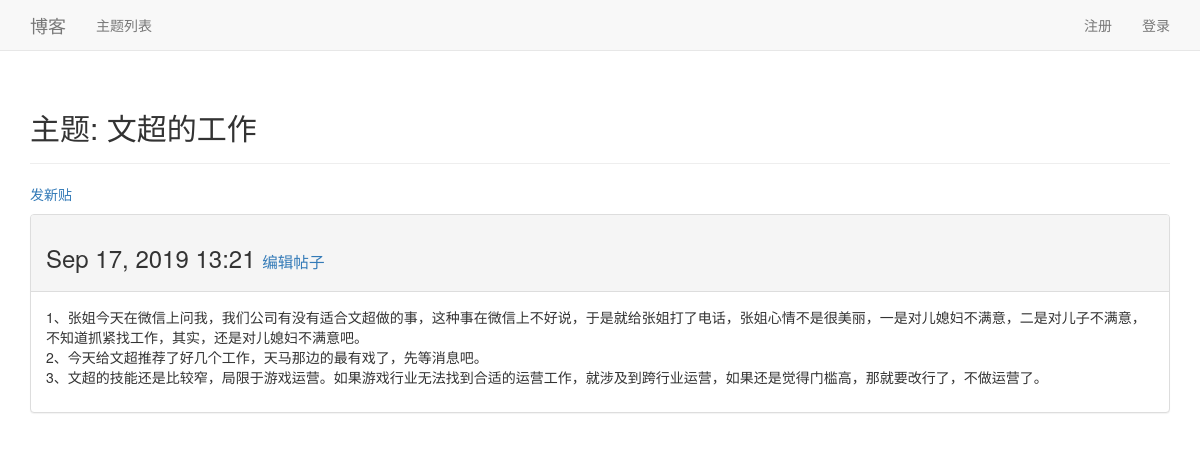
/topics/15/, run on an earlier commit of the app's database.
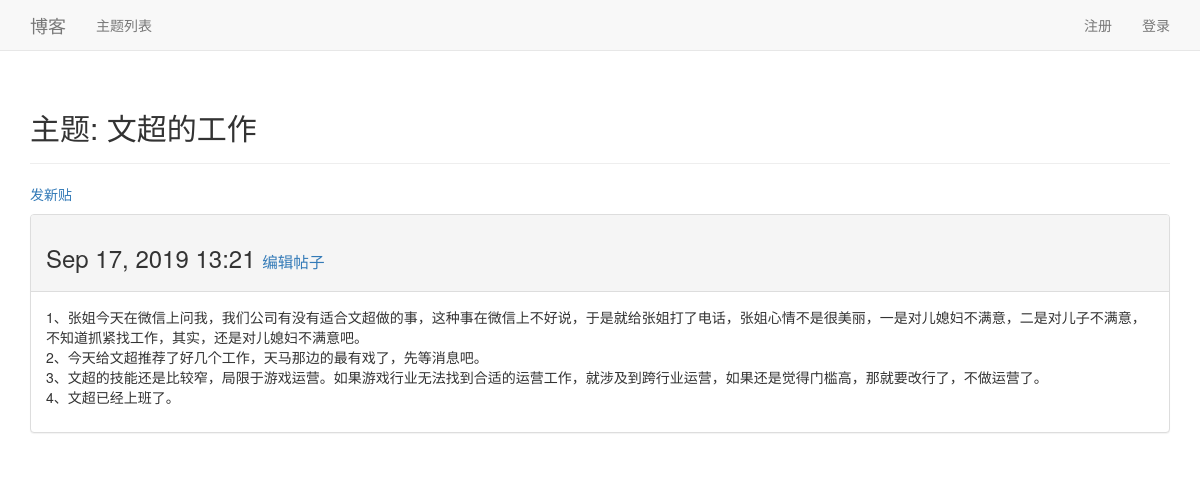
And on a later commit of the database.
### blogs/models.py (models this page shows, shortened)
class BlogPost(models.Model):
    title = models.CharField(max_length=200)
    text = models.TextField()
    date_added = models.DateTimeField(auto_now_add=True)
    owner = models.ForeignKey(User, on_delete=models.PROTECT)

### blogs/views.py (the view)
# urls.py: url(r'^topics/(?P<topic_id>\d+)/$', views.topic, name='topic'),
def topic(request, topic_id):
    topic = get_object_or_404(BlogPost, id=topic_id)
    context = {'topic': topic}
    return render(request, 'blogs/topic.html', context)

### blogs/templates/blogs/topic.html
{% extends 'blogs/base.html' %}
{% block header %}
  <h2>主题: {{ topic.title }}</h2>
{% endblock header %}
{% block content %}
  <p>
    <a href="{% url 'blogs:new_topic' %}">发新贴</a>
  </p>
  <div class="panel panel-default">
    <div class="panel-heading">
      <h3>
        {{ topic.date_added|date:'M d, Y H:i' }}
        <small>
          <a href="{% url 'blogs:edit_topic' topic.id %}">
              编辑帖子</a>
        </small>
      </h3>
    </div>
    <div class="panel-body">
      {{ topic.text|linebreaks }}
    </div>
  </div>
{% endblock content %}

What changed in the data, as far as the page shows it:
changed BlogPost "文超的工作": text "1、张姐今天在微信上问我，我们公司有没有适合文超做的事，这种事在微信上不好说，于是就给张姐打了电话，张姐心情不是很美丽，一是对儿媳妇不满意，二是对儿子不满意，不知道抓紧找工作，其实，还是对儿媳妇不满意吧。 2、今天给文超推荐了好几个工作，天马那边的最有戏了，先等消息吧。 3、文超的技能还是比较窄，局限于游戏运营。如果游戏行业无法找到合适的运营工作，就涉及到跨行业运营，如果还是觉得门槛高，那就要改行了，不做运营了。" → "1、张姐今天在微信上问我，我们公司有没有适合文超做的事，这种事在微信上不好说，于是就给张姐打了电话，张姐心情不是很美丽，一是对儿媳妇不满意，二是对儿子不满意，不知道抓紧找工作，其实，还是对儿媳妇不满意吧。 2、今天给文超推荐了好几个工作，天马那边的最有戏了，先等消息吧。 3、文超的技能还是比较窄，局限于游戏运营。如果游戏行业无法找到合适的运营工作，就涉及到跨行业运营，如果还是觉得门槛高，那就要改行了，不做运营了。 4、文超已经上班了。"
